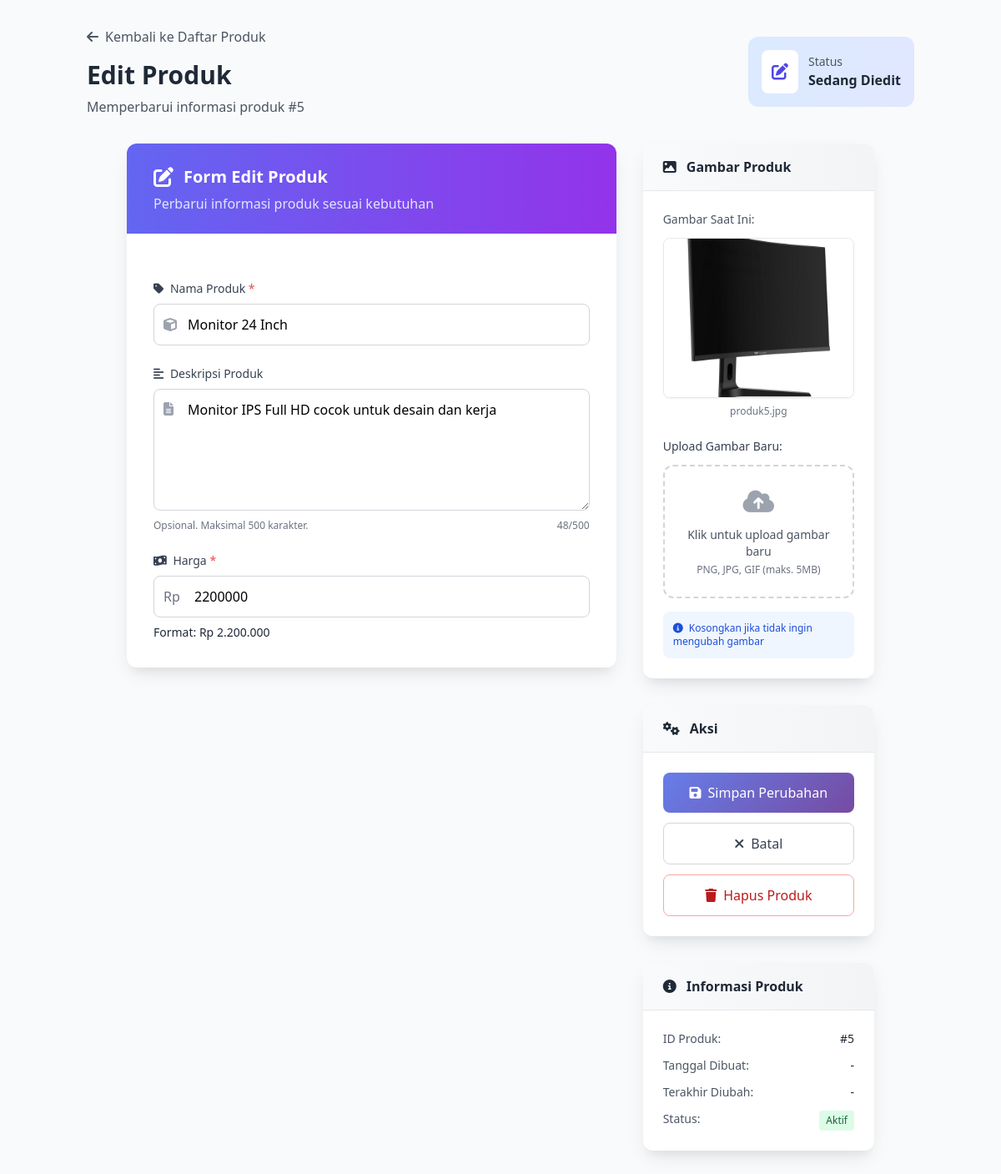
The app's page /Challange-3-Katalog-Produk-Online/admin/edit.php?id=5 (signed in) with its own data.
### tables this page shows
CREATE TABLE `produk` (
  `id` int(11) NOT NULL,
  `nama` varchar(100) NOT NULL,
  `deskripsi` text DEFAULT NULL,
  `harga` int(11) NOT NULL,
  `gambar` varchar(100) NOT NULL
);

### Challange-3-Katalog-Produk-Online/admin/edit.php (the view, shortened to what this page needs)
<?php
require '../config/database.php';
$id = (int)$_GET['id'];
$result = mysqli_query($conn, "SELECT * FROM produk WHERE id=$id");
$p = mysqli_fetch_assoc($result);
?>
<!DOCTYPE html>
<html lang="id">
<head>
    <script src="https://cdn.tailwindcss.com"></script>
    <link rel="stylesheet" href="https://cdnjs.cloudflare.com/ajax/libs/font-awesome/6.4.0/css/all.min.css">
</head>
<body class="bg-gray-50 min-h-screen">
    <div class="container mx-auto px-4 py-8">
        <div class="mb-8">
            <div class="flex items-center justify-between">
                <div>
                    <a href="index.php" class="inline-flex items-center text-gray-600 hover:text-indigo-600 mb-4">
                        <i class="fas fa-arrow-left mr-2"></i> Kembali ke Daftar Produk
                    </a>
                    <h1 class="text-3xl font-bold text-gray-800">Edit Produk</h1>
                    <p class="text-gray-600 mt-2">Memperbarui informasi produk #<?= $id; ?></p>
                </div>
                <div class="bg-gradient-to-r from-blue-100 to-indigo-100 p-4 rounded-xl">
                    <div class="flex items-center">
                        <div class="bg-white p-3 rounded-lg mr-3">
                            <i class="fas fa-edit text-indigo-600 text-xl"></i>
                        </div>
                        <div>
                            <p class="text-sm text-gray-600">Status</p>
                            <p class="font-bold text-gray-800">Sedang Diedit</p>
                        </div>
                    </div>
                </div>
            </div>
        </div>
        <div class="max-w-4xl mx-auto">
            <div class="grid grid-cols-1 lg:grid-cols-3 gap-8">
                <div class="lg:col-span-2">
                    <div class="bg-white rounded-xl card-shadow overflow-hidden">
                        <div class="px-8 py-6 bg-gradient-to-r from-indigo-500 to-purple-600">
                            <div class="flex items-center">
                                <i class="fas fa-edit text-white text-2xl mr-3"></i>
                                <h2 class="text-xl font-semibold text-white">Form Edit Produk</h2>
                            </div>
                            <p class="text-indigo-100 mt-1">Perbarui informasi produk sesuai kebutuhan</p>
                        </div>
                        <div class="p-8">
                            <form method="post" enctype="multipart/form-data" class="space-y-6" id="editForm">
                                <div>
                                    <label for="nama" class="block text-sm font-medium text-gray-700 mb-2">
                                        <i class="fas fa-tag mr-1"></i> Nama Produk <span class="text-red-500">*</span>
                                    </label>
                                    <div class="relative">
                                        <div class="absolute inset-y-0 left-0 pl-3 flex items-center pointer-events-none">
                                        </div>
                                        <input
                                            type="text"
                                            id="nama"
                                            name="nama"
                                            value="<?= htmlspecialchars($p['nama']); ?>"
                                            required
                                            class="pl-10 w-full px-4 py-3 border border-gray-300 rounded-lg focus:outline-none focus:ring-2 focus:ring-indigo-500 focus:border-transparent transition duration-200 form-input"
                                            placeholder="Masukkan nama produk"
                                            autocomplete="off">
                                    </div>
                                </div>
                                <div>
                                    <label for="deskripsi" class="block text-sm font-medium text-gray-700 mb-2">
                                        <i class="fas fa-align-left mr-1"></i> Deskripsi Produk
                                    </label>
                                    <div class="relative">
                                        <div class="absolute top-3 left-3 pointer-events-none">
                                        </div>
                                        <textarea
                                            id="deskripsi"
                                            name="deskripsi"
                                            rows="5"
                                            class="pl-10 w-full px-4 py-3 border border-gray-300 rounded-lg focus:outline-none focus:ring-2 focus:ring-indigo-500 focus:border-transparent transition duration-200 form-input"
                                            placeholder="Deskripsikan produk secara detail..."><?= htmlspecialchars($p['deskripsi']); ?></textarea>
                                    </div>
                                    <div class="flex justify-between mt-1">
                                        <p class="text-gray-500 text-xs">Opsional. Maksimal 500 karakter.</p>
                                        <p id="charCount" class="text-gray-500 text-xs">0/500</p>
                                    </div>
                                </div>
                                <div>
                                    <label for="harga" class="block text-sm font-medium text-gray-700 mb-2">
                                        <i class="fas fa-money-bill-wave mr-1"></i> Harga <span class="text-red-500">*</span>
                                    </label>
                                    <div class="relative">
                                        <div class="absolute inset-y-0 left-0 pl-3 flex items-center pointer-events-none">
                                            <span class="text-gray-500">Rp</span>
                                        </div>
                                        <input
                                            type="number"
                                            id="harga"
                                            name="harga"
                                            value="<?= $p['harga']; ?>"
                                            required
                                            min="0"
                                            step="100"
                                            class="pl-12 w-full px-4 py-3 border border-gray-300 rounded-lg focus:outline-none focus:ring-2 focus:ring-indigo-500 focus:border-transparent transition duration-200 form-input"
                                            placeholder="0">
                                    </div>
                                    <p id="hargaFormat" class="text-sm font-medium text-gray-800 mt-2">
                                        Format: Rp <?= number_format($p['harga'], 0, ',', '.'); ?>
                                    </p>
                                </div>
                            </form>
                        </div>
                    </div>
                </div>
                <div class="space-y-8">
                    <div class="bg-white rounded-xl card-shadow overflow-hidden">
                        <div class="px-6 py-4 bg-gradient-to-r from-gray-50 to-gray-100 border-b border-gray-200">
                            <h3 class="font-semibold text-gray-800">
                                <i class="fas fa-image mr-2"></i> Gambar Produk
                            </h3>
                        </div>
                        <div class="p-6">
                            <div class="mb-6">
                                <p class="text-sm text-gray-600 mb-3">Gambar Saat Ini:</p>
                                <div class="relative group">
                                    <img src="../assets/img/<?= htmlspecialchars($p['gambar']); ?>"
                                        id="currentImage"
                                        alt="<?= htmlspecialchars($p['nama']); ?>"
                                        class="w-full h-48 object-cover rounded-lg border border-gray-200 shadow-sm"
                                        onerror="this.src='https://via.placeholder.com/400x300?text=Gambar+Tidak+Ditemukan'">
                                </div>
                                <p class="text-xs text-gray-500 mt-2 text-center"><?= htmlspecialchars($p['gambar']); ?></p>
                            </div>
                            <div>
                                <label for="gambar" class="block text-sm font-medium text-gray-700 mb-3">
                                    Upload Gambar Baru:
                                </label>
                                <div id="fileUploadBox" class="border-2 border-dashed border-gray-300 rounded-xl p-6 text-center hover:border-indigo-400 transition duration-200 cursor-pointer"
                                    onclick="document.getElementById('gambar').click()">
                                    <i class="fas fa-cloud-upload-alt text-gray-400 text-3xl mb-3"></i>
                                    <p class="text-sm text-gray-600 mb-1">Klik untuk upload gambar baru</p>
                                    <p class="text-xs text-gray-500">PNG, JPG, GIF (maks. 5MB)</p>
                                </div>
                                <div class="mt-4 p-3 bg-blue-50 rounded-lg">
                                    <p class="text-xs text-blue-700">
                                        <i class="fas fa-info-circle mr-1"></i>
                                        Kosongkan jika tidak ingin mengubah gambar
                                    </p>
                                </div>
                            </div>
                        </div>
                    </div>
                    <div class="bg-white rounded-xl card-shadow overflow-hidden">
                        <div class="px-6 py-4 bg-gradient-to-r from-gray-50 to-gray-100 border-b border-gray-200">
                            <h3 class="font-semibold text-gray-800">
                                <i class="fas fa-cogs mr-2"></i> Aksi
                            </h3>
                        </div>
                        <div class="p-6">
                            <div class="space-y-3">
                                <button
                                    name="submit"
                                    type="submit"
                                    form="editForm"
                                    class="w-full btn-primary text-white px-4 py-3 rounded-lg font-medium hover:shadow-lg transition-all duration-200 flex items-center justify-center">
                                    <i class="fas fa-save mr-2"></i> Simpan Perubahan
                                </button>
                                <a href="index.php"
                                    class="w-full border border-gray-300 text-gray-700 px-4 py-3 rounded-lg font-medium hover:bg-gray-50 transition duration-200 flex items-center justify-center">
                                    <i class="fas fa-times mr-2"></i> Batal
                                </a>
                                <a href="hapus.php?id=<?= $id; ?>"
                                    onclick="return confirmDelete()"
                                    class="w-full border border-red-300 text-red-700 px-4 py-3 rounded-lg font-medium hover:bg-red-50 transition duration-200 flex items-center justify-center">
                                    <i class="fas fa-trash mr-2"></i> Hapus Produk
                                </a>
                            </div>
                        </div>
                    </div>
                    <div class="bg-white rounded-xl card-shadow overflow-hidden">
                        <div class="px-6 py-4 bg-gradient-to-r from-gray-50 to-gray-100 border-b border-gray-200">
                            <h3 class="font-semibold text-gray-800">
                                <i class="fas fa-info-circle mr-2"></i> Informasi Produk
                            </h3>
                        </div>
                        <div class="p-6">
                            <div class="space-y-3">
                                <div class="flex justify-between">
                                    <span class="text-sm text-gray-600">ID Produk:</span>
                                    <span class="text-sm font-medium text-gray-800">#<?= $id; ?></span>
                                </div>
                                <div class="flex justify-between">
                                    <span class="text-sm text-gray-600">Tanggal Dibuat:</span>
                                    <span class="text-sm text-gray-800">-</span>
                                </div>
                                <div class="flex justify-between">
                                    <span class="text-sm text-gray-600">Terakhir Diubah:</span>
                                    <span class="text-sm text-gray-800">-</span>
                                </div>
                                <div class="flex justify-between">
                                    <span class="text-sm text-gray-600">Status:</span>
                                    <span class="px-2 py-1 text-xs font-medium bg-green-100 text-green-800 rounded">Aktif</span>
                                </div>
                            </div>
                        </div>
                    </div>
                </div>
            </div>
        </div>
    </div>
</body>
</html>

### Challange-3-Katalog-Produk-Online/admin/edit.php (style rules this page uses)
.btn-primary { background: linear-gradient(135deg, #667eea 0%, #764ba2 100%); }
.card-shadow { box-shadow: 0 10px 25px -5px rgba(0, 0, 0, 0.1), 0 10px 10px -5px rgba(0, 0, 0, 0.04); }

### records on screen
produk: nama "Monitor 24 Inch", deskripsi "Monitor IPS Full HD cocok untuk desain dan kerja", harga "2200000", harga "2.200.000", gambar (picture), gambar "produk5.jpg"

### other values on screen
$id "5"
